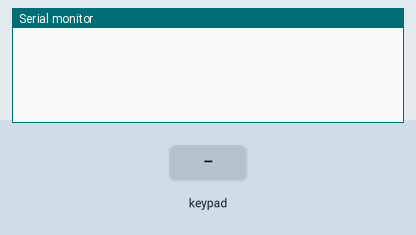
Recording of a sketch running on a simulated Arduino Uno, built with avr-gcc and run on an emulated ATmega328P. Parts: the last lines printed to the serial monitor. The test bench sets the inputs (shaded band).

Above: at 1.2 s.
1.3 s: key '1' pressed
At 2.3 s:
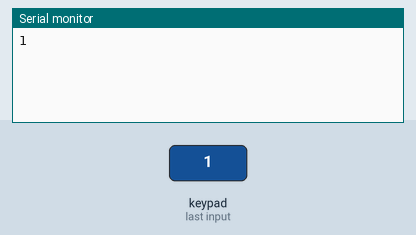
2.8 s: keypad keys 1 2 3 4 # pressed 0.4 s apart
At 5.7 s:
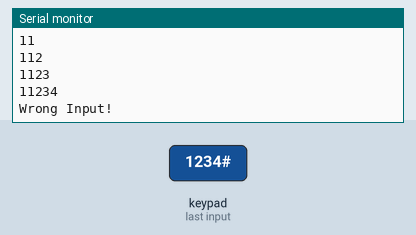
6.3 s: key 'A' pressed
At 7.5 s:
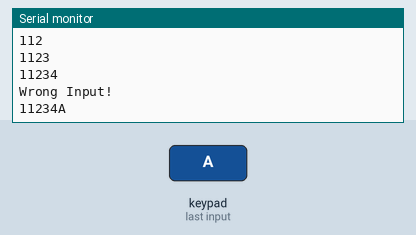
7.8 s: keypad keys 1 2 3 4 A pressed 0.4 s apart
At 10.9 s:
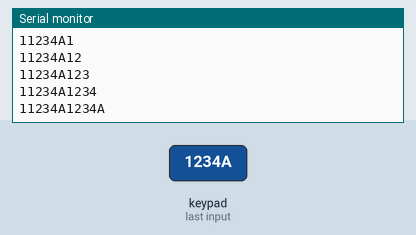
11.3 s: key 'B' pressed
At 12.3 s:
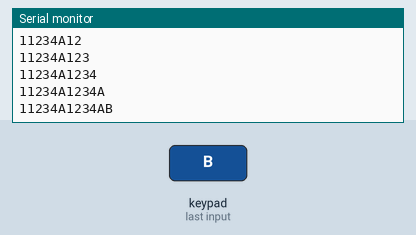
12.8 s: keypad keys 1 2 3 4 D pressed 0.4 s apart
At 14.9 s:
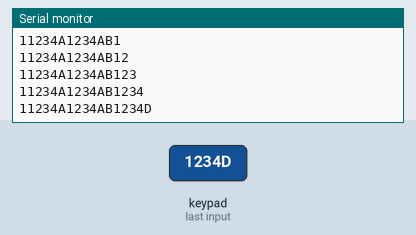

The sketch:

MembraneSwitchInputTest.ino
```cpp
//This is a test program to figure out how the membrane switch module works
//We mapped the output of each button on the membrane switch module to a 4x4 array
//We have added a few features, such as passkey authentication and deleting strings

#include <Keypad.h>
#include <string.h>

const byte ROWS = 4; //four rows
const byte COLS = 4; //four columns

char hexaKeys[ROWS][COLS] = {
  {'1', '2', '3', 'A'},
  {'4', '5', '6', 'B'},
  {'7', '8', '9', 'C'},
  {'*', '0', '#', 'D'}
};

byte colPins[ROWS] = {5, 4, 3, 2};
byte rowPins[COLS] = {9, 8, 7, 6};

Keypad customKeypad = Keypad(makeKeymap(hexaKeys), rowPins, colPins, ROWS, COLS);

String inputPasskey = "";
String correctPasskey = "1234";

void setup() {
  // put your setup code here, to run once:
  Serial.begin(9600);
}

void loop() {
  // put your main code here, to run repeatedly:
  char button = customKeypad.getKey();

  if (button) {
    if (button == '#'){
      if (inputPasskey.equals(correctPasskey)){
        Serial.println("Correct Passkey");
      }
      else{
        Serial.println("Wrong Input!");
      }
    }
    else if (button == '*'){
      if (inputPasskey.length() != 0){
        inputPasskey.remove(inputPasskey.length()-1);
        Serial.println(inputPasskey);
      }
    }
    else{
      inputPasskey += button;
      Serial.println(inputPasskey);
    }
  }
}
```

Measured:
- after the input at 1.3 s, the serial monitor: prints a new line at once (image 1)
- after the input at 2.8 s, the serial monitor: prints a new line at once (image 2)
- after the input at 6.3 s, the serial monitor: prints a new line at once (image 3)
- after the input at 7.8 s, the serial monitor: prints a new line at once (image 4)
- after the input at 11.3 s, the serial monitor: prints a new line at once (image 5)
- after the input at 12.8 s, the serial monitor: prints a new line at once (image 6)
